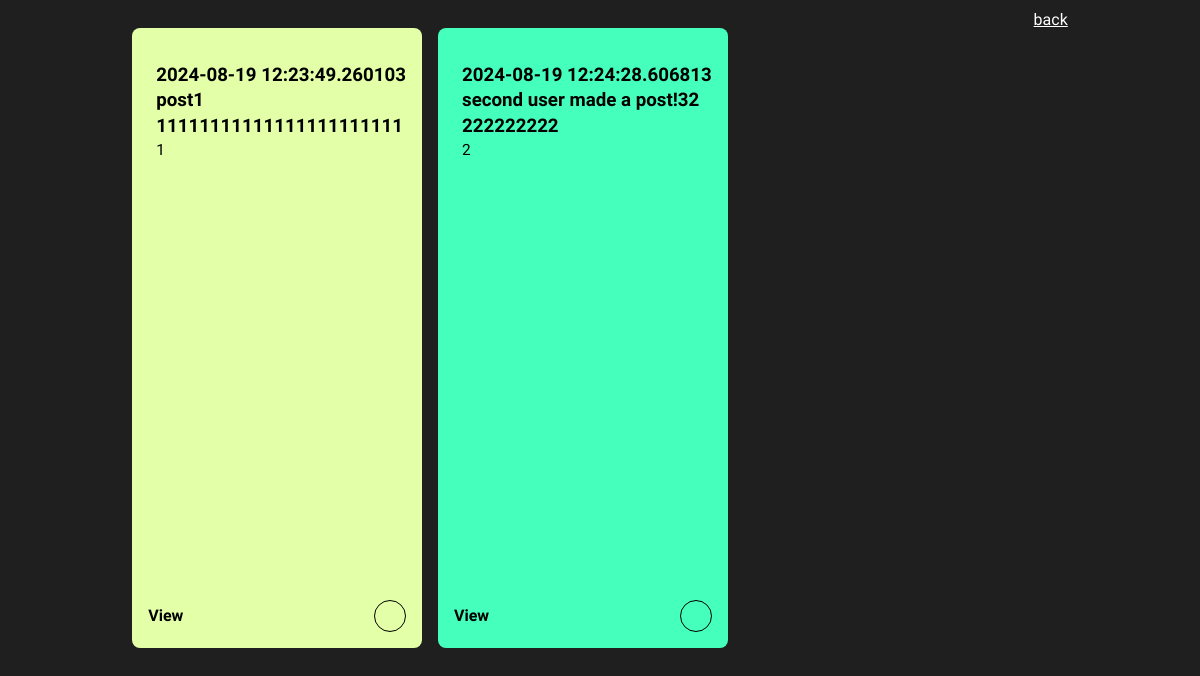
The app's page /listPosts, older data.
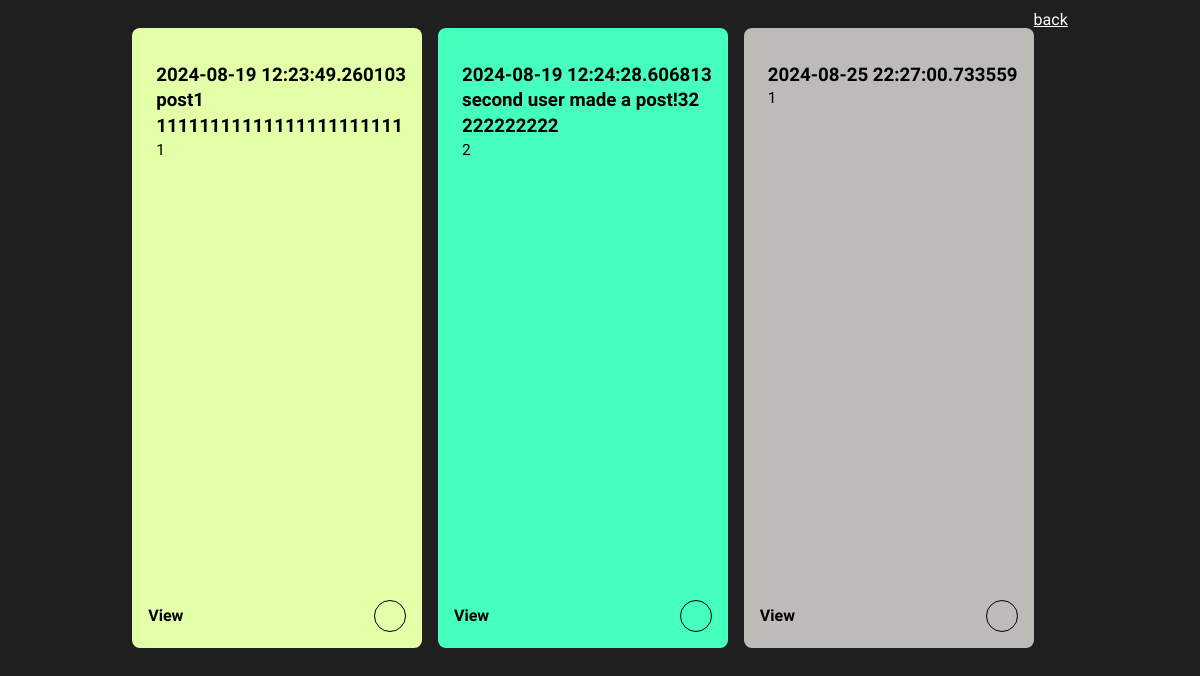
The same page, newer data.
### app.py (models this page shows)
class Post(db.Model):
    id = db.Column(db.Integer, primary_key=True)
    dt = db.Column(db.DateTime, nullable = False, default=datetime.now)
    title = db.Column(db.String(100))
    content = db.Column(db.Text)
    user_id = db.Column(db.Integer, db.ForeignKey('user.id'), nullable=False)

### app.py (the view)
@app.route('/listPosts')
def listPosts(user=None):
    posts = Post.query.all()
    if user is not None:
        posts = Post.query.filter_by(username=user)
    if posts is None:
        flash('There are no posts.')
        return render_template('homepage.html')
    else:
        return render_template('listPosts.html', posts=posts)

### templates/listPosts.html (shortened to what this page needs)
<!DOCTYPE html>
<html lang="en">
<head>
    <link rel="stylesheet" href="{{ url_for('static', filename='dashstyles.css') }}">
</head>
<body>
    <div class="tiles">
        {% if posts %}
            {% for post in posts %}
                <article class="tile">
                    <div class="tile-header">
                        <h3>
                            <span>{{ post.dt }}</span>
                            <span>{{ post.title }}</span>
                            <span>{{ post.content }}</span>
                            <span>{{ post.user_id }}</span>
                        </h3>
                    </div>
                    <a href="#">
                        <span>View</span>
                        <span class="icon-button">
                        </span>
                    </a>
                </article>
            {% endfor %}
        {% endif %}
    </div>
    <a href="{{url_for('homepage') }}">back</a>
</body>
</html>

### static/dashstyles.css (style rules this page uses)
:root { --c-gray-900: #000000; --c-gray-800: #1f1f1f; --c-gray-700: #2e2e2e; --c-gray-600: #313131; --c-gray-500: #969593; --c-gray-400: #a6a6a6; --c-gray-300: #bdbbb7; --c-gray-200: #f1f1f1; --c-gray-100: #ffffff; --c-green-500: #45ffbc; --c-olive-500: #e3ffa8; --c-white: var(--c-gray-100); --c-text-primary: var(--c-gray-100); --c-text-secondary: var(--c-gray-200); --c-text-tertiary: var(--c-gray-500); }
body { line-height: 1.5; min-height: 80vh; font-family: "Be Vietnam Pro", sans-serif; background-color: var(--c-gray-800); color: var(--c-text-primary); display: flex; justify-content: center; }
*, *:before, *:after { box-sizing: border-box; }
a { color: inherit; }
.icon-button { width: 32px; height: 32px; border-radius: 50%; border: 0; background-color: transparent; border: 1px solid var(--c-gray-500); color: var(--c-text-primary); display: flex; align-items: center; justify-content: center; cursor: pointer; transition: 0.25s ease; flex-shrink: 0; }
.tiles { display: grid; grid-template-columns: repeat(3, 1fr); -moz-column-gap: 1rem; column-gap: 1rem; row-gap: 1rem; margin-top: 1.25rem; }
.tile { padding: 1rem; border-radius: 8px; background-color: var(--c-olive-500); color: var(--c-gray-900); min-height: 200px; display: flex; flex-direction: column; justify-content: space-between; position: relative; transition: 0.25s ease; }
.tile:nth-child(2) { background-color: var(--c-green-500); }
.tile:nth-child(3) { background-color: var(--c-gray-300); }
.tile a { text-decoration: none; display: flex; align-items: center; justify-content: space-between; font-weight: 600; }
.tile a .icon-button { color: inherit; border-color: inherit; }
.tile a:after { content: ""; display: block; position: absolute; top: 0; left: 0; right: 0; bottom: 0; }
.tile-header { display: flex; align-items: center; }
.tile-header h3 { display: flex; flex-direction: column; line-height: 1.375; margin-left: 0.5rem; }
.tile-header h3 span:first-child { font-weight: 600; }
.tile-header h3 span:last-child { font-size: 0.825em; font-weight: 200; }

Row changes from the older to the newer data that the page shows:
added Post: dt "2024-08-25 22:27:00.733559", user_id "1"
